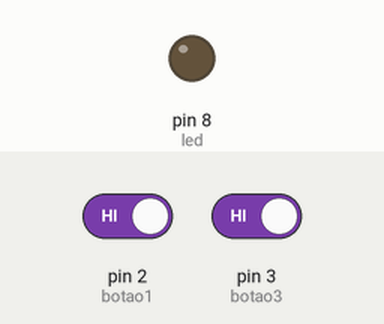
A sketch run on a simulated Arduino Uno, built with avr-gcc and run on an emulated ATmega328P. Parts: output pins drawn as LEDs (lit = HIGH). Inputs (shaded band) come from the test bench; at power-on: pin 2 (botao1) HIGH, pin 3 (botao3) HIGH.

Above: at 1.2 s.
1.3 s: pin 2 (botao1) driven LOW and pin 3 (botao3) driven LOW
At 2.4 s:
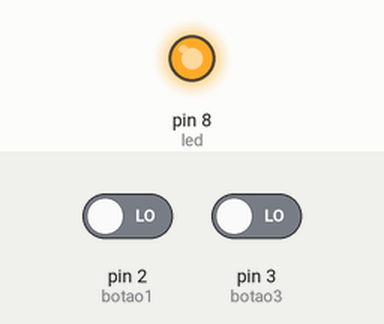
2.8 s: pin 2 (botao1) driven HIGH
At 3.5 s:
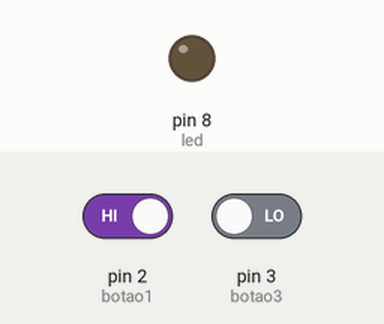
4.3 s: pin 2 (botao1) driven LOW
At 4.6 s:
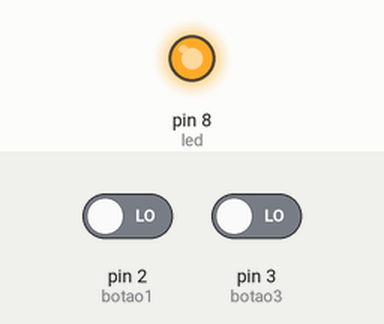
Timing chart, 0 to 7.3 s (numbered marks = the images above; inputs shaded):
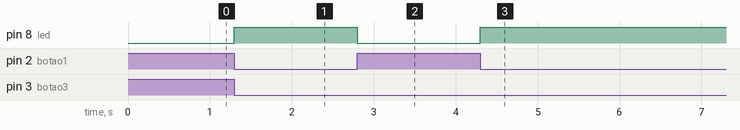

The sketch:

exercicio_4-lista.ino
```cpp
int led = 8;
int botao1 = 2;
int botao3 = 3;

void setup() {
  pinMode(led, OUTPUT);
  pinMode(botao1, INPUT_PULLUP);
  pinMode(botao3, INPUT_PULLUP);
}

void loop() {
  int estado1 = digitalRead(botao1);
  int estado3 = digitalRead(botao3);

  // ambos pressionados
  if (estado1 == LOW && estado3 == LOW) {
    digitalWrite(led, HIGH); // liga LED
  } else {
    digitalWrite(led, LOW);  // desliga imediatamente
  }
}
```

Measured:
- after the input at 1.3 s, pin 8 (led): LOW → HIGH at once
- after the input at 2.8 s, pin 8 (led): HIGH → LOW at once
- after the input at 4.3 s, pin 8 (led): LOW → HIGH at once
